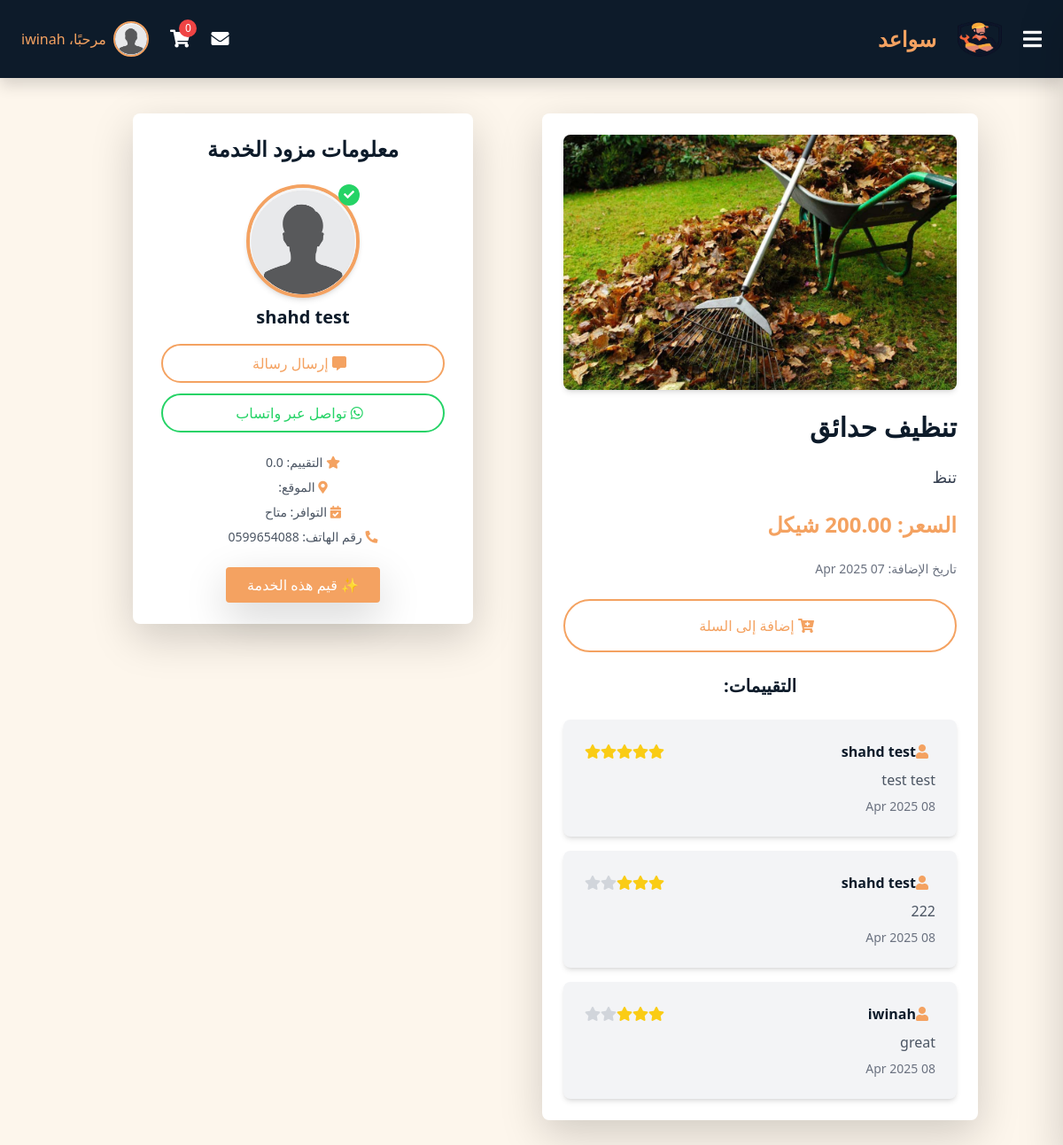
Page /service/1/5/ (signed in) on the earlier database version.
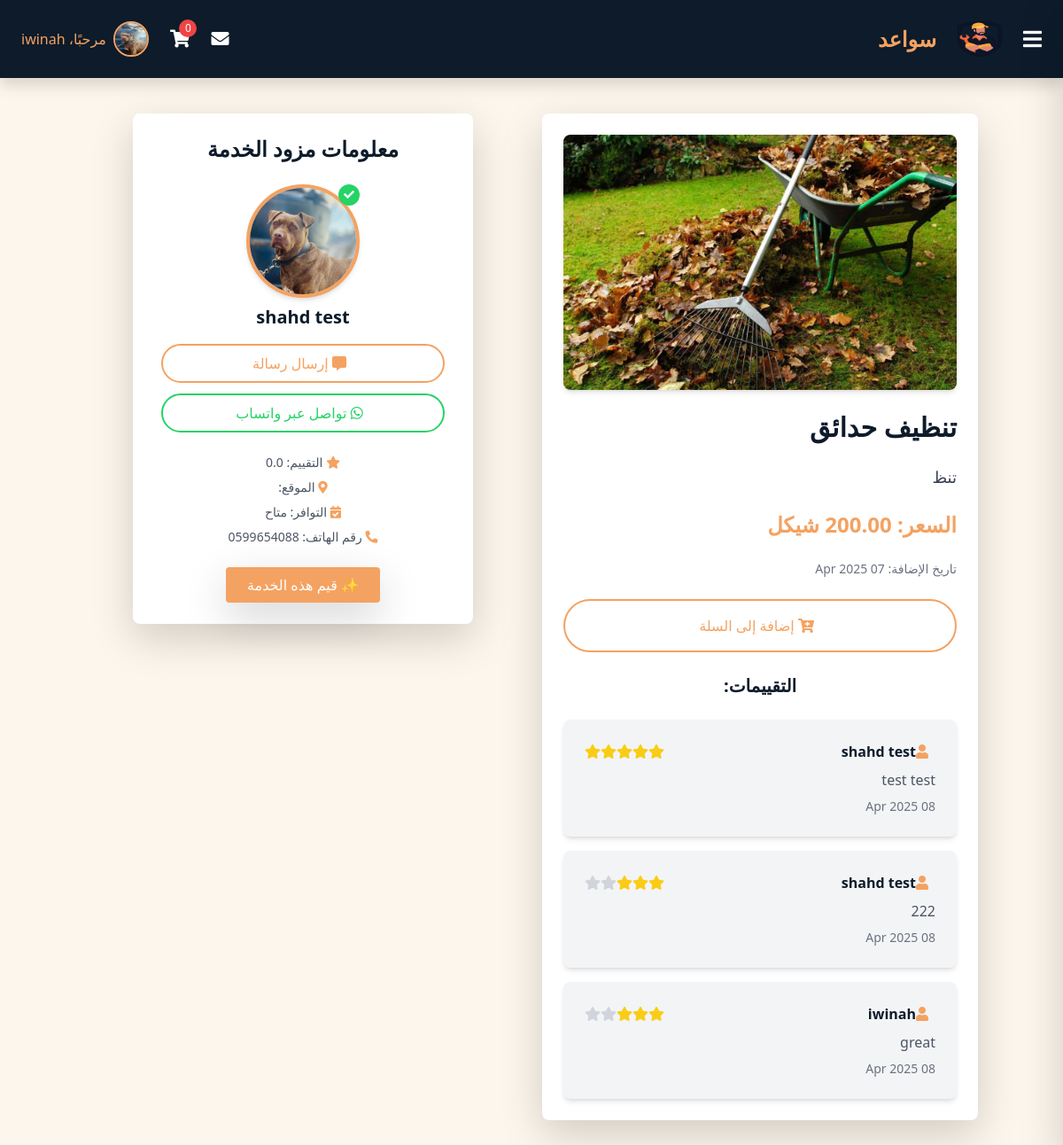
Same page on the later database version.
### Sawaed_app/models.py (models this page shows, shortened)
class CustomUser(AbstractUser):
    class UserType(models.TextChoices):
        CLIENT = 'client', _('عميل')
        HANDYMAN = 'handyman', _('عامل يدوي') #the name in arabic will be edited later
    user_type = models.CharField(
        max_length=50,
        choices=UserType.choices,
        default=UserType.CLIENT
    )
    phone_regex = RegexValidator(
        regex=r'^\+?1?\d{9,15}$', #a validation on the phone number because its customed
        message="Phone number must be in the format: '+999999999'. Up to 15 digits allowed."
    )
    image = models.ImageField(upload_to='profile_pics/',default='default_profile.jpeg' ,null=True, blank=True)
    phone_number = models.CharField(validators=[phone_regex], max_length=15, unique=True, null=True, blank=True)
    email = models.EmailField(unique=True)
    bio = models.CharField(max_length=500, blank=True, null=True)
    experience = models.TextField(blank=True, null=True)
    field_of_expertise=models.TextField(blank=True, null=True)
    REQUIRED_FIELDS = ['email']
    USERNAME_FIELD = 'username'  # we could change it to email later in the project

class ServiceListing(models.Model):
    SERVICE_TYPES = [
        ('السباكة', 'السباكة'),
        ('النجارة', 'النجارة'),
        ('الطبخ', 'الطبخ'),
        ('التصوير', 'التصوير'),
        ('الكهرباء', 'الكهرباء'),
        ('التكييف والتبريد', 'التكييف والتبريد'),
        ('التنظيف', 'التنظيف'),
        ('الميكانيكا', 'الميكانيكا'),
        ('الدهان', 'الدهان'),
        ('الحدادة', 'الحدادة'),
        ('التمديدات الصحية', 'التمديدات الصحية'),
        ('البرمجة وتطوير المواقع', 'البرمجة وتطوير المواقع'),
        ('التصميم الجرافيكي', 'التصميم الجرافيكي'),
        ('الترجمة', 'الترجمة'),
        ('الكتابة والتحرير', 'الكتابة والتحرير'),
        ('خدمات أخرى', 'خدمات أخرى'),
    ]
    handyman = models.ForeignKey(
        settings.AUTH_USER_MODEL,
        on_delete=models.CASCADE,
        related_name='services'
    )
    name = models.CharField(max_length=255)
    description = models.TextField()
    price = models.DecimalField(max_digits=10, decimal_places=2)
    image = models.ImageField(upload_to='service_images/', null=True, blank=True)
    created_at = models.DateTimeField(auto_now_add=True)
    updated_at = models.DateTimeField(auto_now=True)

class Review(models.Model):
    client = models.ForeignKey(
        settings.AUTH_USER_MODEL,
        on_delete=models.CASCADE,
        related_name='client_reviews'
    )
    service = models.ForeignKey(ServiceListing, on_delete=models.CASCADE)
    rating = models.IntegerField()
    comment = models.TextField()
    created_at = models.DateTimeField(auto_now_add=True)
    updated_at = models.DateTimeField(auto_now=True)

class HandymanProfile(models.Model):
    user = models.OneToOneField(
        settings.AUTH_USER_MODEL,
        on_delete=models.CASCADE,
        related_name='handyman_profile'
    )
    location = models.CharField(max_length=255)
    availability = models.BooleanField(null=True)
    rating = models.FloatField(default=0.0)
    created_at = models.DateTimeField(auto_now_add=True)
    updated_at = models.DateTimeField(auto_now=True)

### Sawaed_app/views.py (the view)
# urls.py: path('service/<int:service_id>/<int:user_id>/', views.service_detail, name='service_detail'),
def service_detail(request, service_id,user_id):
    service =ServiceListing.objects.get(id=service_id)
    handyman = HandymanProfile.objects.get(user=service.handyman)
    user=CustomUser.objects.get(id=user_id)
    context = {
        'service': service,
        'handyman': handyman,
        'recipient': user
    }
    return render(request, 'service_details.html', context)

### Sawaed_app/templates/service_details.html (shortened to what this page needs)
<head>
    <link href="https://cdnjs.cloudflare.com/ajax/libs/font-awesome/5.15.4/css/all.min.css" rel="stylesheet">
</head>
{% extends 'index.html' %}
{% block content %}
{% load static %}
<div class="container mx-auto p-2">
    <div class="max-w-6xl mx-auto grid grid-cols-1 lg:grid-cols-2 gap-4 items-start justify-center">
        <div class="bg-white shadow-lg rounded-lg p-6 w-full max-w-lg mx-auto">
            <div class="mb-4">
                {% if service.image %}
                    <img src="{{ service.image.url }}" alt="{{ service.name }}" class="w-full h-72 object-cover rounded-lg shadow-md">
                {% else %}
                    <img src="{% static 'images/placeholder.png' %}" alt="صورة افتراضية" class="w-full h-72 object-cover rounded-lg shadow-md">
                {% endif %}
            </div>
            <h2 class="text-3xl font-semibold text-[#0d1b2a] mb-4">{{ service.name }}</h2>
            <p class="text-lg text-gray-700 mb-4">{{ service.description }}</p>
            <p class="font-bold text-[#f4a261] text-2xl mb-4">السعر: {{ service.price }} شيكل</p>
            <p class="text-sm text-gray-500">تاريخ الإضافة: {{ service.created_at|date:"d M Y" }}</p>
            <div class="mt-6">
                <a href="#" class="rounded-full border-2 border-[#f4a261] text-[#f4a261] px-6 py-3 w-full block text-center hover:bg-[#f4a261] hover:text-white transition duration-200">
                    <i class="fas fa-cart-plus mr-2"></i> إضافة إلى السلة
                </a>
            </div>
            <div class="mt-6">
                <h2 class="text-xl font-semibold text-[#0d1b2a] mb-4 text-center">التقييمات:</h2>
                <ul class="space-y-4">
                    {% for review in service.review_set.all %}
                        <li class="bg-gray-100 p-4 rounded-lg shadow-md">
                            <div class="flex items-center justify-between">
                                <div class="flex items-center">
                                    <i class="fas fa-user text-[#f4a261] mr-2"></i>
                                    <strong class="text-[#0d1b2a]">{{ review.client.username }}</strong>
                                </div>
                                <div class="flex items-center">
                                    {% for i in "12345" %}
                                        {% if forloop.counter <= review.rating %}
                                            <i class="fas fa-star text-yellow-400"></i>
                                        {% else %}
                                            <i class="fas fa-star text-gray-300"></i>
                                        {% endif %}
                                    {% endfor %}
                                </div>
                            </div>
                            <p class="text-gray-600 mt-2">{{ review.comment }}</p>
                            <p class="text-sm text-gray-500 mt-2">{{ review.created_at|date:"d M Y" }}</p>
                        </li>
                    {% empty %}
                        <li class="text-center text-gray-500">لا توجد تقييمات بعد.</li>
                    {% endfor %}
                </ul>
            </div>
        </div>
        <div class="bg-white shadow-lg rounded-lg p-6 w-full max-w-sm mx-auto mt-8 lg:mt-0">
            <h3 class="text-2xl font-semibold text-[#0d1b2a] mb-6 text-center">معلومات مزود الخدمة</h3>
            <div class="flex flex-col items-center space-y-4">
                <div class="relative">
                    <div class="w-32 h-32 bg-gray-200 rounded-full overflow-hidden border-4 border-[#f4a261] shadow-md flex items-center justify-center">
                        <img src="{{ user.image.url }}"
                        alt="Profile"
                        onerror="this.onerror=null;this.src='{% static 'images/profile.png' %}'">
                    </div>
                    <div class="absolute top-0 right-0 bg-[#25D366] text-white rounded-full w-6 h-6 flex items-center justify-center text-xs font-bold" style="background-color: {% if handyman.availability %}#25D366{% else %}#dc3545{% endif %};">
                        <i class="fas fa-check"></i>
                    </div>
                </div>
                <h4 class="text-xl font-semibold text-[#0d1b2a] mt-2">{{ handyman.user.username }}</h4>
                <div class="flex flex-col space-y-3 w-full items-center" onclick="openMessageModal()">
                    <a href="#" class="rounded-full border-2 border-[#f4a261] text-[#f4a261] px-6 py-2 w-full max-w-xs text-center hover:bg-[#f4a261] hover:text-white transition duration-200">
                        <i class="fas fa-comment-alt mr-2"></i> إرسال رسالة
                    </a>
                    <a href="https://wa.me/{{ handyman.user.phone_number }}" target="_blank" class="rounded-full border-2 border-[#25D366] text-[#25D366] px-6 py-2 w-full max-w-xs text-center hover:bg-[#25D366] hover:text-white transition duration-200">
                        <i class="fab fa-whatsapp mr-2"></i> تواصل عبر واتساب
                    </a>
                </div>
                <div class="mt-4 space-y-2 text-sm text-gray-600 text-center">
                    <p><i class="fas fa-star text-[#f4a261]"></i> التقييم: {{ handyman.rating }}</p>
                    <p><i class="fas fa-map-marker-alt text-[#f4a261]"></i> الموقع: {{ handyman.location }}</p>
                    <p><i class="fas fa-calendar-check text-[#f4a261]"></i> التوافر: {% if handyman.availability %}متاح{% else %}غير متاح{% endif %}</p>
                    <p><i class="fas fa-phone-alt text-[#f4a261]"></i> رقم الهاتف: {{ handyman.user.phone_number }}</p>
                </div>
                <button onclick="openReviewModal()" class="bg-[#f4a261] hover:bg-[#f7c6a3] text-white px-4 py-2 rounded mt-4 shadow-lg">
                    ✨  قيم هذه الخدمة
                </button>
            </div>
        </div>
    </div>
</div>
{% endblock %}

### Sawaed_app/templates/index.html (shortened to what this page needs)
{% load static %}
<!DOCTYPE html>
<html lang="ar" dir="rtl">
<head>
  <link href="https://cdnjs.cloudflare.com/ajax/libs/font-awesome/5.15.4/css/all.min.css" rel="stylesheet">
    <script src="https://cdn.tailwindcss.com"></script>
    <link rel="stylesheet" href="https://cdnjs.cloudflare.com/ajax/libs/bootstrap/5.1.3/css/bootstrap.min.css" />
    <link rel="stylesheet" href="{% static 'css/style.css' %}">
</head>
<body class="bg-[#fdf6ec]">
    <nav class="bg-[#0d1b2a] shadow p-4 flex justify-between items-center text-white">
      <div class="text-2xl font-bold text-[#f4a261] flex items-center gap-4">
          <button onclick="toggleSidebar()" class="text-white">
              <i class="fas fa-bars"></i>
          </button>
          <img class="logo" src="{% static 'images/logo.png' %}" alt="Logo">
          <a id="logo-anchor" href="{% url 'userhome' %}"><p>سواعد</p></a>
      </div>
      <div class="flex items-center gap-4">
        {% if user.is_authenticated %}
        {% if unread_messages_count > 0 %}
        <div class="relative">
            <a href="{% url 'inbox' %}" class="text-white-800">
                <i class="fas fa-envelope text-xl"></i>
                <span class="absolute top-0 right-0 bg-red-500 text-white rounded-full text-xs w-5 h-5 flex items-center justify-center">
                    {{ unread_messages_count }}
                </span>
            </a>
        </div>
        {% else %}
        <a href="{% url 'inbox' %}" class="text-white-800">
            <i class="fas fa-envelope text-xl"></i>
        </a>
        {% endif %}
              <a href="{% url 'cart' %}" class="relative text-white hover:text-[#f4a261] transition">
                <i class="fas fa-shopping-cart text-xl hover:text-[#f4a261]"></i>
                <span class="absolute -top-2 -right-2 bg-red-500 text-white text-xs rounded-full w-5 h-5 flex items-center justify-center">0</span>
            </a>
              <div class="flex items-center gap-2">
                  <img src="{{ user.image.url }}"
                       alt="Profile"
                       class="w-10 h-10 rounded-full border-2 border-[#f4a261]"
                       onerror="this.onerror=null;this.src='{% static 'images/profile.png' %}'">
                  <a href="{% url 'edit-profile' %}" class="text-[#f4a261]">مرحبًا، {{ user.username }}</a>
              </div>
          {% endif %}
      </div>
  </nav>
    <main class="flex flex-col items-center justify-center p-8">
        {% block content %}
        {% endblock %}
    </main>
</body>
</html>

### Sawaed_app/static/css/style.css (style rules this page uses)
.logo { height: 40px; width: 50px; }
a { text-decoration: none; color: #0d1b2a; text-decoration: none; transition: 0.4s ease; }
#logo-anchor { color: #f4a261; }

Differences in the rows shown:
changed CustomUser "iwinah": image: picture added in place of a placeholder
